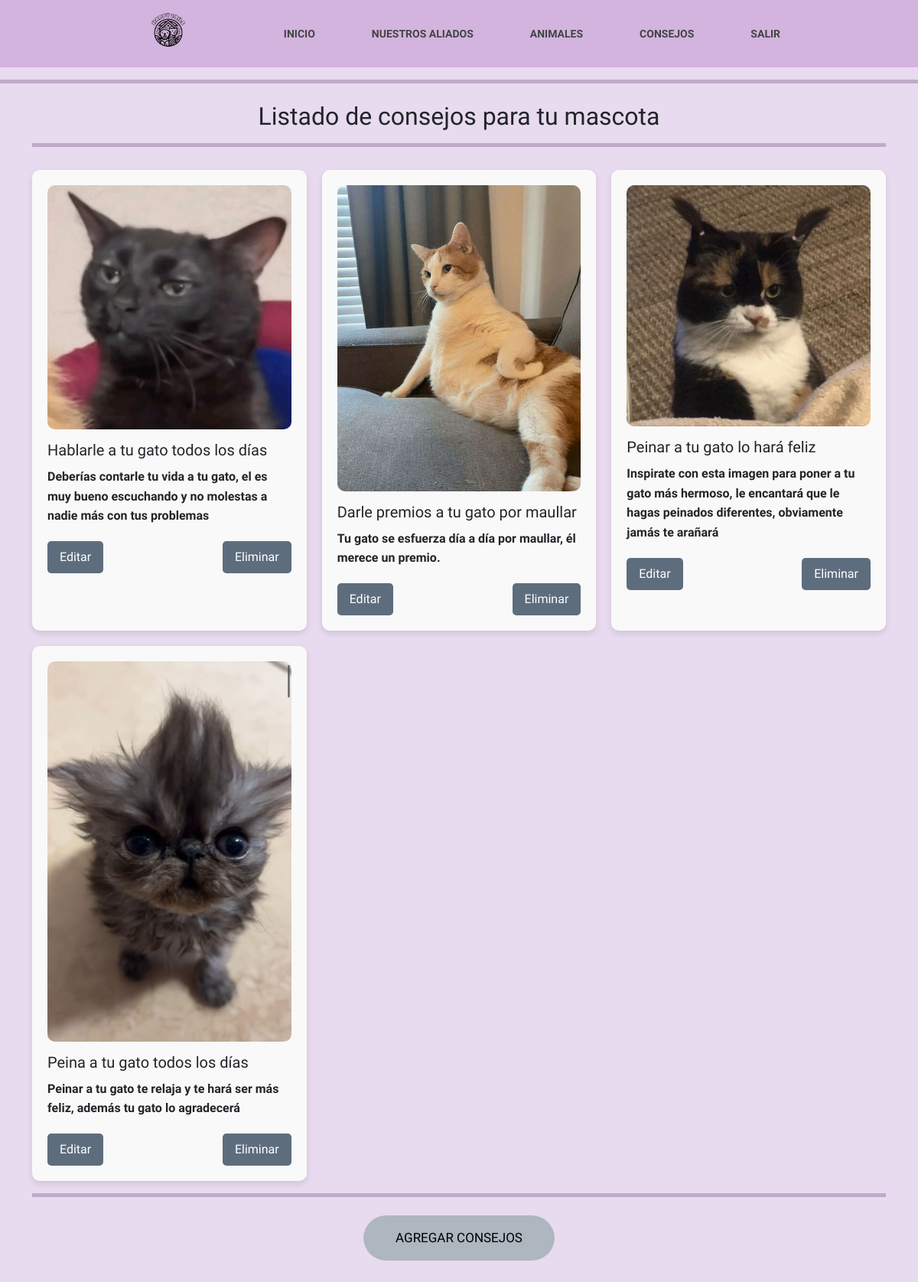
The app's page /consejitos/ (signed in) with its own data.
### user/models.py (models this page shows, shortened)
class Consejos (models.Model):
    idConsejo = models.AutoField(primary_key=True)
    titulo = models.CharField(max_length=50)
    descripcion = models.CharField(max_length=500)
    imagenConsejo = models.ImageField(null=True, blank=True, upload_to='fotos')

### core/views.py (the view)
@login_required
def consejitos(request):
    listaConsejos = Consejos.objects.all()
    data = {
        'titulo': 'Listado de consejos para tu mascota',
        'consejos': listaConsejos
    }
    return render(request, "core/consejitos.html", data)

### core/templates/core/consejitos.html (shortened to what this page needs)
{% extends 'core/base.html' %}
{% block content %}
{% load static %}
<!DOCTYPE html>
<html lang="es">
<head>
    <link href="https://cdn.jsdelivr.net/npm/bootstrap@5.3.3/dist/css/bootstrap.min.css" rel="stylesheet">
</head>
<body>
    <hr class="lineaHorizontal">
    <div class="container">
        <h2 class="text-center mt-4">Listado de consejos para tu mascota</h2>
        <hr class="lineaHorizontal">
        <div class="consejo-container">
            {% for a in consejos %}
            <div class="consejo">
                <img src="{{ a.imagenConsejo.url }}" alt="Imagen del consejo">
                <h3>{{ a.titulo }}</h3>
                <p>{{ a.descripcion }}</p>
                <div class="btn-container">
                    <a href="editarConsejo/{{a.idConsejo}}" class="btn btn-editar">Editar</a>
                    <a href="eliminarConsejo/{{a.idConsejo}}" class="btn btn-eliminar">Eliminar</a>
                </div>
            </div>
            {% endfor %}
        </div>
        <hr class="lineaHorizontal">
        <a href="registrarConsejos/" class="btn1 shadow-drop-center mt-4">Agregar Consejos</a>
    </div>
</body>
</html>
{% endblock %}

### core/templates/core/base.html (shortened to what this page needs)
{% load static %}
<!DOCTYPE html>
<html lang="es">
<head>
    <link href="https://cdn.jsdelivr.net/npm/bootstrap@5.3.3/dist/css/bootstrap.min.css" rel="stylesheet">
    <link rel="stylesheet" href="https://cdn.jsdelivr.net/npm/bootstrap-icons@1.11.3/font/bootstrap-icons.min.css">
</head>
<body>
    <header>
      <div class="containerN">
        <h1 class="logo"><img src="{% static 'core/img/Logo H.png' %}" alt="Logo"></h1>
        <nav>
          <ul>
            <li>
              <a href="{% url 'home' %}">Inicio</a>
            </li>
            <li>
              <a href="{% url 'aliados' %}">Nuestros aliados</a>
            </li>
            <li>
              <a href="{%  url 'animals' %}">Animales</a>
            </li>
            <li>
              <a href="{%  url 'consejitos' %}">Consejos</a>
            </li>
            {% if request.user.is_authenticated %}
            <li>
              <a href="{% url 'exit' %}">Salir</a>
            </li>
            {% endif %}
          </ul>
        </nav>
      </div>
    </header>
    {% block content %} {% endblock %}
</body>
</html>

### core/templates/core/base.html (style rules this page uses)
body { margin: 0; background: #222; font-family: 'Work Sans', sans-serif; font-weight: 800; }
.containerN { width: 70%; margin: 0 auto; }
header { background: #D2B4DE; }
header::after { content: ''; display: table; clear: both; }
.logo { float: left; padding: 0px 0; }
.logo img { width: 80px; }
nav { float: right; }
nav ul { margin: 0; padding: 0; list-style: none; }
nav li { display: inline-block; margin-left: 70px; padding-top: 32px; position: relative; }
nav a { color: #444; text-decoration: none; text-transform: uppercase; font-size: 14px; }
nav a::before { content: ''; display: block; height: 5px; background-color: #444; position: absolute; top: 0; width: 0%; transition: all ease-in-out 250ms; }

### core/templates/core/consejitos.html (style rules this page uses)
body { margin: 0; background: #E8DAEF ; font-family: 'Work Sans', sans-serif; font-weight: 800; }
.lineaHorizontal { height: 5px; background-color: #4A235A; color: #4A235A; }
.consejo-container { display: grid; grid-template-columns: repeat(auto-fill, minmax(300px, 1fr)); gap: 20px; margin-top: 30px; }
.consejo { background-color: #f9f9f9; padding: 20px; border-radius: 10px; box-shadow: 0 4px 8px rgba(0, 0, 0, 0.1); transition: transform 0.3s ease; }
.consejo img { width: 100%; border-radius: 10px; margin-bottom: 15px; }
.consejo h3 { font-size: 20px; margin-bottom: 10px; }
.consejo p { font-size: 16px; line-height: 1.6; margin-bottom: 20px; }
.btn1 { position: relative; font-size: 17px; text-transform: uppercase; text-decoration: none; padding: 1em 2.5em; display: inline-block; border-radius: 6em; transition: all .2s; border: none; font-family: inherit; font-weight: 500; color: black; background-color: rgb(174, 182, 191); margin-top: 20px; margin-bottom: 40px; display: block; width: fit-content; margin-left: auto; margin-right: auto; }
.btn1::after { content: ""; display: inline-block; height: 100%; width: 100%; border-radius: 100px; position: absolute; top: 0; left: 0; z-index: -1; transition: all .4s; }
.btn1::after { background-color: #fff; }
.btn-container { display: flex; justify-content: space-between; margin-top: 20px; }
.btn { padding: 8px 15px; font-size: 16px; border-radius: 5px; transition: background-color 0.3s ease; }
.btn-editar { background-color: rgb(93, 109, 126); color: white; }
.btn-eliminar { background-color: rgb(93, 109, 126); color: white; }

### records on screen
Consejos: imagenConsejo (picture), titulo "Hablarle a tu gato todos los días", descripcion "Deberías contarle tu vida a tu gato, el es muy bueno escuchando y no molestas a nadie más con tus problemas"
Consejos: imagenConsejo (picture), titulo "Darle premios a tu gato por maullar", descripcion "Tu gato se esfuerza día a día por maullar, él merece un premio."
Consejos: imagenConsejo (picture), titulo "Peinar a tu gato lo hará feliz", descripcion "Inspirate con esta imagen para poner a tu gato más hermoso, le encantará que le hagas peinados diferentes, obviamente jamás te arañará"
Consejos: imagenConsejo (picture), titulo "Peina a tu gato todos los días", descripcion "Peinar a tu gato te relaja y te hará ser más feliz, además tu gato lo agradecerá"
